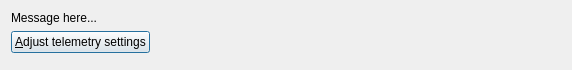
<?xml version="1.0" encoding="UTF-8"?>
<ui version="4.0">
 <class>UsageStatistic::Internal::EncouragementWidget</class>
 <widget class="QWidget" name="UsageStatistic::Internal::EncouragementWidget">
  <property name="geometry">
   <rect>
    <x>0</x>
    <y>0</y>
    <width>572</width>
    <height>70</height>
   </rect>
  </property>
  <property name="windowTitle">
   <string>Form</string>
  </property>
  <layout class="QVBoxLayout" name="verticalLayout">
   <item>
    <widget class="QLabel" name="lblMsg">
     <property name="text">
      <string>Message here...</string>
     </property>
     <property name="wordWrap">
      <bool>true</bool>
     </property>
    </widget>
   </item>
   <item>
    <layout class="QHBoxLayout" name="horizontalLayout">
     <item>
      <widget class="QPushButton" name="pbOptions">
       <property name="text">
        <string>&amp;Adjust telemetry settings</string>
       </property>
       <property name="default">
        <bool>true</bool>
       </property>
      </widget>
     </item>
     <item>
      <spacer name="horizontalSpacer">
       <property name="orientation">
        <enum>Qt::Horizontal</enum>
       </property>
       <property name="sizeHint" stdset="0">
        <size>
         <width>40</width>
         <height>20</height>
        </size>
       </property>
      </spacer>
     </item>
    </layout>
   </item>
   <item>
    <spacer name="verticalSpacer">
     <property name="orientation">
      <enum>Qt::Vertical</enum>
     </property>
     <property name="sizeHint" stdset="0">
      <size>
       <width>20</width>
       <height>40</height>
      </size>
     </property>
    </spacer>
   </item>
  </layout>
 </widget>
 <resources/>
 <connections/>
</ui>
